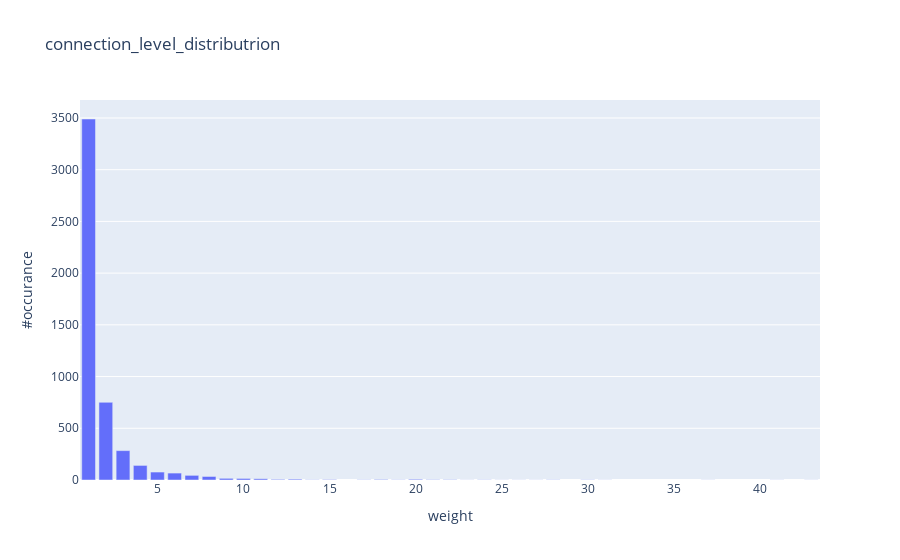

Here is the notebook cell this chart was saved with:
### Code cell
# 3.5: How people connected with each other over time?
connection_level_distributrion = most_connected_people.groupby(['weight']).size().reset_index(name='#occurance') # 27

import plotly.express as px
fig = px.bar(connection_level_distributrion, x="weight", y="#occurance", title="connection_level_distributrion")
fig.show()
fig.write_html("./images/connection_level_distributrion.html")

### Figure 1 — Plotly figure (JSON) as saved in the notebook; plotly's stock layout.template omitted (floating-point values rounded to 4 significant figures)
{"data": [{"alignmentgroup": "True", "hovertemplate": "weight=%{x}<br>#occurance=%{y}<extra></extra>", "legendgroup": "", "marker": {"color": "#636efa", "pattern": {"shape": ""}}, "name": "", "offsetgroup": "", "orientation": "v", "showlegend": false, "textposition": "auto", "type": "bar", "x": [1, 2, 3, 4, 5, 6, 7, 8, 9, 10, 11, 12, 13, 14, 15, 17, 18, 19, 20, 21, 22, 23, 24, 25, 26, 27, 28, 30, 31, 37, 41, 43], "xaxis": "x", "y": [3490, 751, 284, 141, 77, 67, 45, 34, 16, 15, 12, 6, 8, 2, 4, 2, 5, 2, 7, 3, 3, 1, 2, 1, 1, 1, 2, 2, 1, 1, 1, 1], "yaxis": "y"}], "layout": {"barmode": "relative", "legend": {"tracegroupgap": 0}, "title": {"text": "connection_level_distributrion"}, "xaxis": {"anchor": "y", "domain": [0, 1], "title": {"text": "weight"}}, "yaxis": {"anchor": "x", "domain": [0, 1], "title": {"text": "#occurance"}}}}
